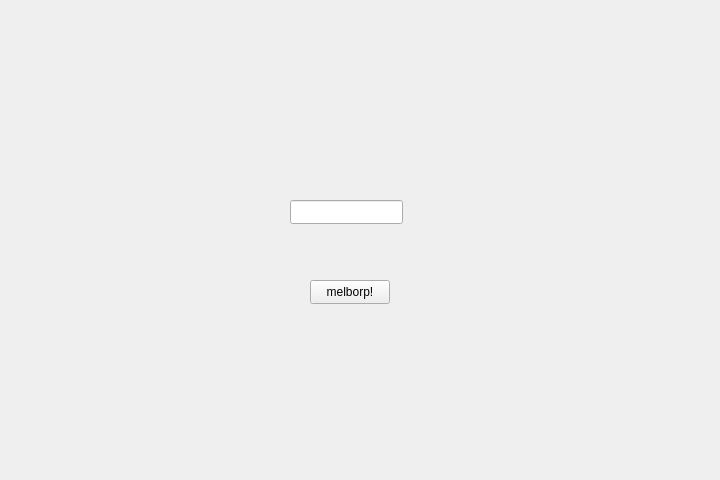
<?xml version="1.0" encoding="UTF-8"?>
<ui version="4.0">
 <class>MainWindow</class>
 <widget class="QMainWindow" name="MainWindow">
  <property name="geometry">
   <rect>
    <x>0</x>
    <y>0</y>
    <width>720</width>
    <height>480</height>
   </rect>
  </property>
  <property name="minimumSize">
   <size>
    <width>340</width>
    <height>240</height>
   </size>
  </property>
  <property name="maximumSize">
   <size>
    <width>720</width>
    <height>480</height>
   </size>
  </property>
  <property name="windowTitle">
   <string>MELBORP</string>
  </property>
  <widget class="QWidget" name="centralwidget">
   <widget class="QLineEdit" name="lineEdit">
    <property name="geometry">
     <rect>
      <x>290</x>
      <y>200</y>
      <width>113</width>
      <height>24</height>
     </rect>
    </property>
   </widget>
   <widget class="QPushButton" name="pushButton">
    <property name="geometry">
     <rect>
      <x>310</x>
      <y>280</y>
      <width>80</width>
      <height>24</height>
     </rect>
    </property>
    <property name="text">
     <string>melborp!</string>
    </property>
   </widget>
  </widget>
  <widget class="QMenuBar" name="menubar">
   <property name="geometry">
    <rect>
     <x>0</x>
     <y>0</y>
     <width>720</width>
     <height>21</height>
    </rect>
   </property>
  </widget>
 </widget>
 <resources/>
 <connections/>
</ui>
